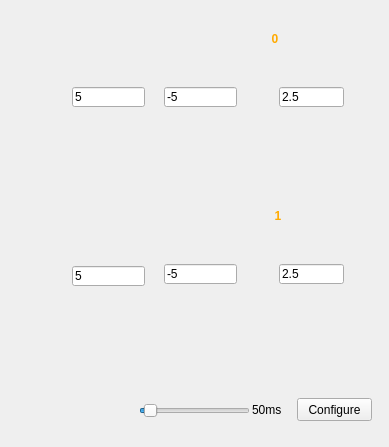
<?xml version="1.0" encoding="UTF-8"?>
<ui version="4.0">
 <class>StaticAOClass</class>
 <widget class="QDialog" name="StaticAOClass">
  <property name="geometry">
   <rect>
    <x>0</x>
    <y>0</y>
    <width>389</width>
    <height>447</height>
   </rect>
  </property>
  <property name="minimumSize">
   <size>
    <width>389</width>
    <height>447</height>
   </size>
  </property>
  <property name="maximumSize">
   <size>
    <width>389</width>
    <height>447</height>
   </size>
  </property>
  <property name="windowTitle">
   <string>Static AO</string>
  </property>
  <widget class="QFrame" name="background">
   <property name="geometry">
    <rect>
     <x>-1</x>
     <y>-3</y>
     <width>391</width>
     <height>451</height>
    </rect>
   </property>
   <property name="autoFillBackground">
    <bool>false</bool>
   </property>
   <property name="styleSheet">
    <string notr="true">QFrame#background{background-image:url(:/StaticAO/Resources/AO.png)}</string>
   </property>
   <property name="frameShape">
    <enum>QFrame::StyledPanel</enum>
   </property>
   <property name="frameShadow">
    <enum>QFrame::Raised</enum>
   </property>
   <property name="lineWidth">
    <number>20</number>
   </property>
   <widget class="QPushButton" name="BtnSineA">
    <property name="geometry">
     <rect>
      <x>70</x>
      <y>124</y>
      <width>51</width>
      <height>51</height>
     </rect>
    </property>
    <property name="minimumSize">
     <size>
      <width>51</width>
      <height>51</height>
     </size>
    </property>
    <property name="maximumSize">
     <size>
      <width>51</width>
      <height>51</height>
     </size>
    </property>
    <property name="styleSheet">
     <string notr="true">background:url(:/StaticAO/Resources/sine.png)</string>
    </property>
    <property name="text">
     <string/>
    </property>
    <property name="checkable">
     <bool>true</bool>
    </property>
    <property name="flat">
     <bool>true</bool>
    </property>
   </widget>
   <widget class="QPushButton" name="BtnTriangleA">
    <property name="geometry">
     <rect>
      <x>136</x>
      <y>124</y>
      <width>51</width>
      <height>51</height>
     </rect>
    </property>
    <property name="minimumSize">
     <size>
      <width>51</width>
      <height>51</height>
     </size>
    </property>
    <property name="maximumSize">
     <size>
      <width>51</width>
      <height>51</height>
     </size>
    </property>
    <property name="styleSheet">
     <string notr="true">background:url(:/StaticAO/Resources/triangle.png)</string>
    </property>
    <property name="text">
     <string/>
    </property>
    <property name="checkable">
     <bool>true</bool>
    </property>
    <property name="flat">
     <bool>true</bool>
    </property>
   </widget>
   <widget class="QPushButton" name="BtnSquareA">
    <property name="geometry">
     <rect>
      <x>203</x>
      <y>125</y>
      <width>51</width>
      <height>51</height>
     </rect>
    </property>
    <property name="minimumSize">
     <size>
      <width>51</width>
      <height>51</height>
     </size>
    </property>
    <property name="maximumSize">
     <size>
      <width>51</width>
      <height>51</height>
     </size>
    </property>
    <property name="styleSheet">
     <string notr="true">background:url(:/StaticAO/Resources/square.png)</string>
    </property>
    <property name="text">
     <string/>
    </property>
    <property name="checkable">
     <bool>true</bool>
    </property>
    <property name="flat">
     <bool>true</bool>
    </property>
   </widget>
   <widget class="QPushButton" name="BtnSineB">
    <property name="geometry">
     <rect>
      <x>70</x>
      <y>301</y>
      <width>51</width>
      <height>51</height>
     </rect>
    </property>
    <property name="minimumSize">
     <size>
      <width>51</width>
      <height>51</height>
     </size>
    </property>
    <property name="maximumSize">
     <size>
      <width>51</width>
      <height>51</height>
     </size>
    </property>
    <property name="styleSheet">
     <string notr="true">background:url(:/StaticAO/Resources/sine.png)</string>
    </property>
    <property name="text">
     <string/>
    </property>
    <property name="checkable">
     <bool>true</bool>
    </property>
    <property name="flat">
     <bool>true</bool>
    </property>
   </widget>
   <widget class="QPushButton" name="BtnTriangleB">
    <property name="geometry">
     <rect>
      <x>139</x>
      <y>302</y>
      <width>51</width>
      <height>51</height>
     </rect>
    </property>
    <property name="minimumSize">
     <size>
      <width>51</width>
      <height>51</height>
     </size>
    </property>
    <property name="maximumSize">
     <size>
      <width>51</width>
      <height>51</height>
     </size>
    </property>
    <property name="styleSheet">
     <string notr="true">background:url(:/StaticAO/Resources/triangle.png)</string>
    </property>
    <property name="text">
     <string/>
    </property>
    <property name="checkable">
     <bool>true</bool>
    </property>
    <property name="flat">
     <bool>true</bool>
    </property>
   </widget>
   <widget class="QPushButton" name="BtnSquareB">
    <property name="geometry">
     <rect>
      <x>207</x>
      <y>303</y>
      <width>51</width>
      <height>51</height>
     </rect>
    </property>
    <property name="minimumSize">
     <size>
      <width>51</width>
      <height>51</height>
     </size>
    </property>
    <property name="maximumSize">
     <size>
      <width>51</width>
      <height>51</height>
     </size>
    </property>
    <property name="styleSheet">
     <string notr="true">background:url(:/StaticAO/Resources/square.png)</string>
    </property>
    <property name="text">
     <string/>
    </property>
    <property name="checkable">
     <bool>true</bool>
    </property>
    <property name="flat">
     <bool>true</bool>
    </property>
   </widget>
   <widget class="QPushButton" name="BtnManualB">
    <property name="geometry">
     <rect>
      <x>288</x>
      <y>303</y>
      <width>51</width>
      <height>51</height>
     </rect>
    </property>
    <property name="minimumSize">
     <size>
      <width>51</width>
      <height>51</height>
     </size>
    </property>
    <property name="maximumSize">
     <size>
      <width>51</width>
      <height>51</height>
     </size>
    </property>
    <property name="styleSheet">
     <string notr="true">background:url(:/StaticAO/Resources/manual.png)</string>
    </property>
    <property name="text">
     <string/>
    </property>
    <property name="checkable">
     <bool>false</bool>
    </property>
    <property name="flat">
     <bool>true</bool>
    </property>
   </widget>
   <widget class="QPushButton" name="BtnManualA">
    <property name="geometry">
     <rect>
      <x>290</x>
      <y>125</y>
      <width>51</width>
      <height>51</height>
     </rect>
    </property>
    <property name="minimumSize">
     <size>
      <width>51</width>
      <height>51</height>
     </size>
    </property>
    <property name="maximumSize">
     <size>
      <width>51</width>
      <height>51</height>
     </size>
    </property>
    <property name="styleSheet">
     <string notr="true">background:url(:/StaticAO/Resources/manual.png)</string>
    </property>
    <property name="text">
     <string/>
    </property>
    <property name="checkable">
     <bool>false</bool>
    </property>
    <property name="flat">
     <bool>true</bool>
    </property>
   </widget>
   <widget class="QLineEdit" name="txtboxHiLevelA">
    <property name="geometry">
     <rect>
      <x>73</x>
      <y>90</y>
      <width>73</width>
      <height>20</height>
     </rect>
    </property>
    <property name="minimumSize">
     <size>
      <width>73</width>
      <height>20</height>
     </size>
    </property>
    <property name="maximumSize">
     <size>
      <width>73</width>
      <height>20</height>
     </size>
    </property>
    <property name="text">
     <string>5</string>
    </property>
   </widget>
   <widget class="QLineEdit" name="txtboxLoLevelA">
    <property name="geometry">
     <rect>
      <x>165</x>
      <y>90</y>
      <width>73</width>
      <height>20</height>
     </rect>
    </property>
    <property name="minimumSize">
     <size>
      <width>73</width>
      <height>20</height>
     </size>
    </property>
    <property name="maximumSize">
     <size>
      <width>73</width>
      <height>20</height>
     </size>
    </property>
    <property name="text">
     <string>-5</string>
    </property>
   </widget>
   <widget class="QLineEdit" name="txtboxValueA">
    <property name="geometry">
     <rect>
      <x>280</x>
      <y>90</y>
      <width>65</width>
      <height>20</height>
     </rect>
    </property>
    <property name="minimumSize">
     <size>
      <width>65</width>
      <height>20</height>
     </size>
    </property>
    <property name="maximumSize">
     <size>
      <width>65</width>
      <height>20</height>
     </size>
    </property>
    <property name="text">
     <string>2.5</string>
    </property>
   </widget>
   <widget class="QLineEdit" name="txtboxHiLevelB">
    <property name="geometry">
     <rect>
      <x>73</x>
      <y>269</y>
      <width>73</width>
      <height>20</height>
     </rect>
    </property>
    <property name="minimumSize">
     <size>
      <width>73</width>
      <height>20</height>
     </size>
    </property>
    <property name="maximumSize">
     <size>
      <width>73</width>
      <height>20</height>
     </size>
    </property>
    <property name="text">
     <string>5</string>
    </property>
   </widget>
   <widget class="QLineEdit" name="txtboxLoLevelB">
    <property name="geometry">
     <rect>
      <x>165</x>
      <y>267</y>
      <width>73</width>
      <height>20</height>
     </rect>
    </property>
    <property name="minimumSize">
     <size>
      <width>73</width>
      <height>20</height>
     </size>
    </property>
    <property name="maximumSize">
     <size>
      <width>73</width>
      <height>20</height>
     </size>
    </property>
    <property name="text">
     <string>-5</string>
    </property>
   </widget>
   <widget class="QLineEdit" name="txtboxValueB">
    <property name="geometry">
     <rect>
      <x>280</x>
      <y>267</y>
      <width>65</width>
      <height>20</height>
     </rect>
    </property>
    <property name="minimumSize">
     <size>
      <width>65</width>
      <height>20</height>
     </size>
    </property>
    <property name="maximumSize">
     <size>
      <width>65</width>
      <height>20</height>
     </size>
    </property>
    <property name="text">
     <string>2.5</string>
    </property>
   </widget>
   <widget class="QLabel" name="chLabelA">
    <property name="geometry">
     <rect>
      <x>268</x>
      <y>34</y>
      <width>16</width>
      <height>16</height>
     </rect>
    </property>
    <property name="minimumSize">
     <size>
      <width>16</width>
      <height>16</height>
     </size>
    </property>
    <property name="maximumSize">
     <size>
      <width>16</width>
      <height>16</height>
     </size>
    </property>
    <property name="font">
     <font>
      <pointsize>9</pointsize>
      <bold>true</bold>
     </font>
    </property>
    <property name="styleSheet">
     <string notr="true">color:rgb(255, 170, 0)</string>
    </property>
    <property name="text">
     <string>0</string>
    </property>
    <property name="textFormat">
     <enum>Qt::RichText</enum>
    </property>
    <property name="alignment">
     <set>Qt::AlignCenter</set>
    </property>
   </widget>
   <widget class="QLabel" name="chLabelB">
    <property name="geometry">
     <rect>
      <x>271</x>
      <y>211</y>
      <width>16</width>
      <height>16</height>
     </rect>
    </property>
    <property name="minimumSize">
     <size>
      <width>16</width>
      <height>16</height>
     </size>
    </property>
    <property name="maximumSize">
     <size>
      <width>16</width>
      <height>16</height>
     </size>
    </property>
    <property name="font">
     <font>
      <family>MS Shell Dlg 2</family>
      <pointsize>9</pointsize>
      <bold>true</bold>
     </font>
    </property>
    <property name="styleSheet">
     <string notr="true">color:rgb(255, 170, 0)</string>
    </property>
    <property name="text">
     <string>1</string>
    </property>
    <property name="textFormat">
     <enum>Qt::RichText</enum>
    </property>
    <property name="alignment">
     <set>Qt::AlignCenter</set>
    </property>
   </widget>
   <widget class="QSlider" name="timerTrackBar">
    <property name="geometry">
     <rect>
      <x>140</x>
      <y>403</y>
      <width>111</width>
      <height>21</height>
     </rect>
    </property>
    <property name="minimum">
     <number>10</number>
    </property>
    <property name="maximum">
     <number>1000</number>
    </property>
    <property name="value">
     <number>50</number>
    </property>
    <property name="orientation">
     <enum>Qt::Horizontal</enum>
    </property>
   </widget>
   <widget class="QLabel" name="timerFreqLabel">
    <property name="geometry">
     <rect>
      <x>253</x>
      <y>405</y>
      <width>41</width>
      <height>16</height>
     </rect>
    </property>
    <property name="minimumSize">
     <size>
      <width>41</width>
      <height>16</height>
     </size>
    </property>
    <property name="maximumSize">
     <size>
      <width>41</width>
      <height>16</height>
     </size>
    </property>
    <property name="text">
     <string>50ms</string>
    </property>
   </widget>
   <widget class="QPushButton" name="btnConfigure">
    <property name="geometry">
     <rect>
      <x>298</x>
      <y>401</y>
      <width>75</width>
      <height>23</height>
     </rect>
    </property>
    <property name="minimumSize">
     <size>
      <width>75</width>
      <height>23</height>
     </size>
    </property>
    <property name="maximumSize">
     <size>
      <width>75</width>
      <height>23</height>
     </size>
    </property>
    <property name="text">
     <string>Configure</string>
    </property>
   </widget>
  </widget>
 </widget>
 <layoutdefault spacing="6" margin="11"/>
 <resources/>
 <connections/>
</ui>
